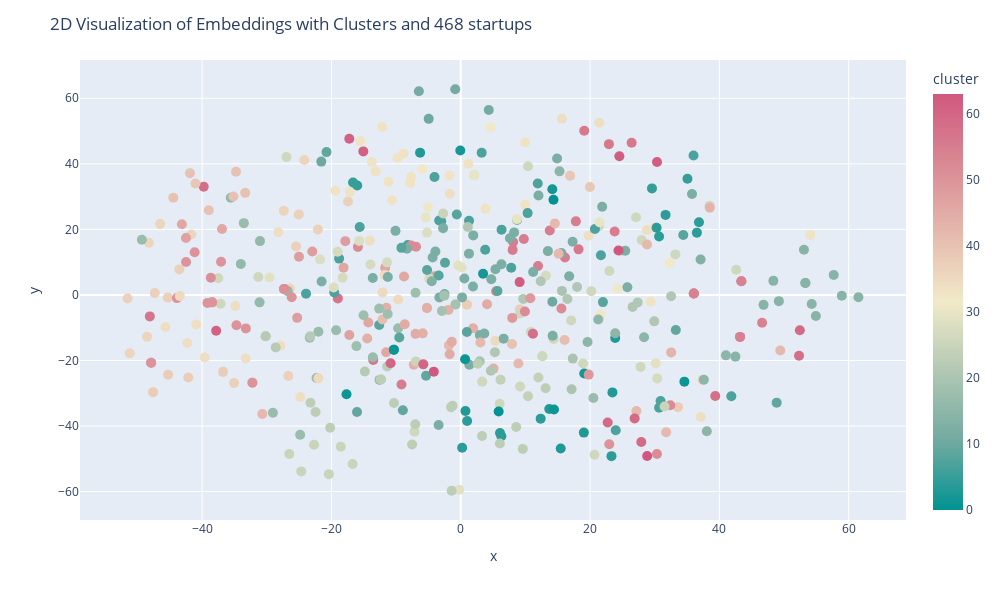

The code cell stored with this chart in its notebook:
### Code cell
# Prepare DataFrame for Plotly
plot_df = pd.DataFrame(tsne_results[:, [2,1]], columns=['x', 'y'])
plot_df['cluster'] =sample_df["new_cluster_index"]
plot_df['generated_cluster_label'] = sample_df["generated_cluster_label"] + " XX " + sample_df['Tasks/Jobs']
# Plot using Plotly with clusters
fig = px.scatter(plot_df, x='x', y='y',
                 color='cluster',
                 color_continuous_scale=px.colors.diverging.Tealrose,
                 hover_data=['generated_cluster_label'])
fig.update_traces(marker_size=10)
fig.update_layout(
    title=f"2D Visualization of Embeddings with Clusters and {len(sample_df)} startups", 
    hovermode='closest',
    width=1000,  # Set the width of the figure
    height=600  # Set the height of the figure
)
fig.show()

### Figure 1 — Plotly figure (JSON) as saved in the notebook; plotly's stock layout.template omitted (floating-point values rounded to 4 significant figures; data arrays with more than 128 entries replaced by an {"elided": "..."} marker saying what was removed)
{"data": [{"customdata": {"elided": "468x1 str values"}, "hovertemplate": "x=%{x}<br>y=%{y}<br>generated_cluster_label=%{customdata[0]}<br>cluster=%{marker.color}<extra></extra>", "legendgroup": "", "marker": {"color": {"elided": "468 int values"}, "coloraxis": "coloraxis", "size": 10, "symbol": "circle"}, "mode": "markers", "name": "", "orientation": "v", "showlegend": false, "type": "scatter", "x": {"elided": "468 float values"}, "xaxis": "x", "y": {"elided": "468 float values"}, "yaxis": "y"}], "layout": {"coloraxis": {"colorbar": {"title": {"text": "cluster"}}, "colorscale": [[0, "rgb(0, 147, 146)"], [0.1667, "rgb(114, 170, 161)"], [0.3333, "rgb(177, 199, 179)"], [0.5, "rgb(241, 234, 200)"], [0.6667, "rgb(229, 185, 173)"], [0.8333, "rgb(217, 137, 148)"], [1, "rgb(208, 88, 126)"]]}, "height": 600, "hovermode": "closest", "legend": {"tracegroupgap": 0}, "margin": {"t": 60}, "title": {"text": "2D Visualization of Embeddings with Clusters and 468 startups"}, "width": 1000, "xaxis": {"anchor": "y", "autorange": true, "domain": [0, 1], "range": [-58.89, 68.87], "title": {"text": "x"}, "type": "linear"}, "yaxis": {"anchor": "x", "autorange": true, "domain": [0, 1], "range": [-68.68, 71.68], "title": {"text": "y"}, "type": "linear"}}}
